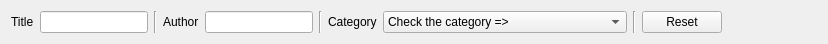
<?xml version="1.0" encoding="UTF-8"?>
<ui version="4.0">
 <class>FilterWidget</class>
 <widget class="QWidget" name="FilterWidget">
  <property name="geometry">
   <rect>
    <x>0</x>
    <y>0</y>
    <width>828</width>
    <height>43</height>
   </rect>
  </property>
  <property name="sizePolicy">
   <sizepolicy hsizetype="Fixed" vsizetype="Preferred">
    <horstretch>200</horstretch>
    <verstretch>0</verstretch>
   </sizepolicy>
  </property>
  <property name="windowTitle">
   <string>Form</string>
  </property>
  <layout class="QVBoxLayout" name="verticalLayout">
   <item>
    <layout class="QHBoxLayout" name="horizontalLayout">
     <item>
      <widget class="QLabel" name="filterTitleLabel">
       <property name="text">
        <string>Title</string>
       </property>
      </widget>
     </item>
     <item>
      <widget class="QLineEdit" name="filterTitleLine"/>
     </item>
     <item>
      <widget class="Line" name="line_2">
       <property name="orientation">
        <enum>Qt::Vertical</enum>
       </property>
      </widget>
     </item>
     <item>
      <widget class="QLabel" name="filterAuthorLabel">
       <property name="text">
        <string>Author</string>
       </property>
      </widget>
     </item>
     <item>
      <widget class="QLineEdit" name="filterAuthorLine"/>
     </item>
     <item>
      <widget class="Line" name="line_3">
       <property name="orientation">
        <enum>Qt::Vertical</enum>
       </property>
      </widget>
     </item>
     <item>
      <widget class="QLabel" name="filterCategoryLable">
       <property name="text">
        <string>Category</string>
       </property>
      </widget>
     </item>
     <item>
      <widget class="QComboBox" name="filterCategoryCombo">
       <item>
        <property name="text">
         <string>Check the category =&gt;</string>
        </property>
       </item>
       <item>
        <property name="text">
         <string>Albums</string>
        </property>
       </item>
       <item>
        <property name="text">
         <string>Biographies</string>
        </property>
       </item>
       <item>
        <property name="text">
         <string>Ecology</string>
        </property>
       </item>
       <item>
        <property name="text">
         <string>Encyclopedias, distionaries an lexicons</string>
        </property>
       </item>
       <item>
        <property name="text">
         <string>Etnography</string>
        </property>
       </item>
       <item>
        <property name="text">
         <string>Philosophy</string>
        </property>
       </item>
       <item>
        <property name="text">
         <string>Fotography</string>
        </property>
       </item>
       <item>
        <property name="text">
         <string>History</string>
        </property>
       </item>
       <item>
        <property name="text">
         <string>Geography</string>
        </property>
       </item>
       <item>
        <property name="text">
         <string>Hobby</string>
        </property>
       </item>
       <item>
        <property name="text">
         <string>Informatics</string>
        </property>
       </item>
       <item>
        <property name="text">
         <string>Calendars</string>
        </property>
       </item>
       <item>
        <property name="text">
         <string>Comix</string>
        </property>
       </item>
       <item>
        <property name="text">
         <string>Audio books</string>
        </property>
       </item>
       <item>
        <property name="text">
         <string>Culinary</string>
        </property>
       </item>
       <item>
        <property name="text">
         <string>Medicine</string>
        </property>
       </item>
       <item>
        <property name="text">
         <string>Music</string>
        </property>
       </item>
       <item>
        <property name="text">
         <string>Music Notes</string>
        </property>
       </item>
       <item>
        <property name="text">
         <string>Right</string>
        </property>
       </item>
       <item>
        <property name="text">
         <string>Religion</string>
        </property>
       </item>
       <item>
        <property name="text">
         <string>Sport</string>
        </property>
       </item>
       <item>
        <property name="text">
         <string>Art</string>
        </property>
       </item>
       <item>
        <property name="text">
         <string>Other...</string>
        </property>
       </item>
      </widget>
     </item>
     <item>
      <widget class="Line" name="line_4">
       <property name="orientation">
        <enum>Qt::Vertical</enum>
       </property>
      </widget>
     </item>
     <item>
      <widget class="QPushButton" name="filterButtonReset">
       <property name="text">
        <string>Reset</string>
       </property>
      </widget>
     </item>
     <item>
      <spacer name="horizontalSpacer">
       <property name="orientation">
        <enum>Qt::Horizontal</enum>
       </property>
       <property name="sizeType">
        <enum>QSizePolicy::Expanding</enum>
       </property>
       <property name="sizeHint" stdset="0">
        <size>
         <width>90</width>
         <height>20</height>
        </size>
       </property>
      </spacer>
     </item>
    </layout>
   </item>
  </layout>
 </widget>
 <resources/>
 <connections/>
</ui>
